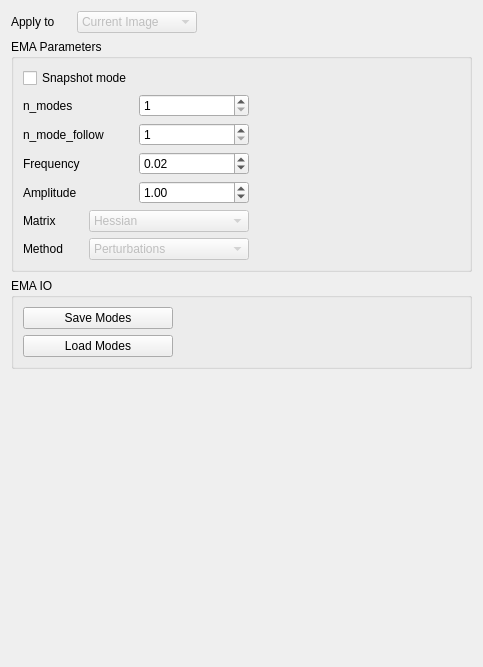
         <widget class="QWidget" name="page_5">
          <property name="geometry">
           <rect>
            <x>0</x>
            <y>0</y>
            <width>483</width>
            <height>667</height>
           </rect>
          </property>
          <attribute name="label">
           <string>EMA</string>
          </attribute>
          <layout class="QGridLayout" name="gridLayout_18">
           <item row="10" column="1">
            <spacer name="verticalSpacer_6">
             <property name="orientation">
              <enum>Qt::Vertical</enum>
             </property>
             <property name="sizeHint" stdset="0">
              <size>
               <width>20</width>
               <height>40</height>
              </size>
             </property>
            </spacer>
           </item>
           <item row="4" column="1">
            <widget class="QGroupBox" name="groupBox_8">
             <property name="title">
              <string>EMA IO</string>
             </property>
             <layout class="QGridLayout" name="gridLayout_30">
              <item row="2" column="0">
               <widget class="QPushButton" name="pushButton_LoadModes">
                <property name="text">
                 <string>Load Modes</string>
                </property>
               </widget>
              </item>
              <item row="0" column="1">
               <spacer name="horizontalSpacer_17">
                <property name="orientation">
                 <enum>Qt::Horizontal</enum>
                </property>
                <property name="sizeHint" stdset="0">
                 <size>
                  <width>40</width>
                  <height>20</height>
                 </size>
                </property>
               </spacer>
              </item>
              <item row="0" column="0">
               <widget class="QPushButton" name="pushButton_SaveModes">
                <property name="minimumSize">
                 <size>
                  <width>150</width>
                  <height>0</height>
                 </size>
                </property>
                <property name="text">
                 <string>Save Modes</string>
                </property>
               </widget>
              </item>
             </layout>
            </widget>
           </item>
           <item row="0" column="1">
            <layout class="QGridLayout" name="gridLayout_19">
             <item row="1" column="1">
              <widget class="QLabel" name="label_23">
               <property name="minimumSize">
                <size>
                 <width>60</width>
                 <height>0</height>
                </size>
               </property>
               <property name="text">
                <string>Apply to</string>
               </property>
              </widget>
             </item>
             <item row="1" column="2">
              <widget class="QComboBox" name="comboBox_EMA_ApplyTo">
               <property name="enabled">
                <bool>false</bool>
               </property>
               <property name="minimumSize">
                <size>
                 <width>120</width>
                 <height>0</height>
                </size>
               </property>
               <property name="currentText">
                <string>Current Image</string>
               </property>
               <item>
                <property name="text">
                 <string>Current Image</string>
                </property>
               </item>
               <item>
                <property name="text">
                 <string>All Images</string>
                </property>
               </item>
              </widget>
             </item>
             <item row="1" column="3">
              <spacer name="horizontalSpacer_16">
               <property name="orientation">
                <enum>Qt::Horizontal</enum>
               </property>
               <property name="sizeHint" stdset="0">
                <size>
                 <width>40</width>
                 <height>20</height>
                </size>
               </property>
              </spacer>
             </item>
            </layout>
           </item>
           <item row="1" column="1">
            <widget class="QGroupBox" name="groupBox_4">
             <property name="title">
              <string>EMA Parameters</string>
             </property>
             <layout class="QGridLayout" name="gridLayout_22">
              <item row="3" column="0">
               <layout class="QGridLayout" name="gridLayout_33">
                <item row="1" column="0">
                 <widget class="QLabel" name="label_14">
                  <property name="minimumSize">
                   <size>
                    <width>60</width>
                    <height>0</height>
                   </size>
                  </property>
                  <property name="text">
                   <string>Matrix</string>
                  </property>
                 </widget>
                </item>
                <item row="3" column="0">
                 <widget class="QLabel" name="label_15">
                  <property name="minimumSize">
                   <size>
                    <width>60</width>
                    <height>0</height>
                   </size>
                  </property>
                  <property name="text">
                   <string>Method</string>
                  </property>
                 </widget>
                </item>
                <item row="1" column="1">
                 <widget class="QComboBox" name="comboBox">
                  <property name="enabled">
                   <bool>false</bool>
                  </property>
                  <property name="minimumSize">
                   <size>
                    <width>160</width>
                    <height>0</height>
                   </size>
                  </property>
                  <item>
                   <property name="text">
                    <string>Hessian</string>
                   </property>
                  </item>
                  <item>
                   <property name="text">
                    <string>Dynamical Matrix</string>
                   </property>
                  </item>
                 </widget>
                </item>
                <item row="3" column="1">
                 <widget class="QComboBox" name="comboBox_2">
                  <property name="enabled">
                   <bool>false</bool>
                  </property>
                  <item>
                   <property name="text">
                    <string>Perturbations</string>
                   </property>
                  </item>
                  <item>
                   <property name="text">
                    <string>Mode following</string>
                   </property>
                  </item>
                 </widget>
                </item>
               </layout>
              </item>
              <item row="1" column="0">
               <layout class="QGridLayout" name="gridLayout_21">
                <item row="2" column="1">
                 <widget class="QSpinBox" name="spinBox_ema_n_modes">
                  <property name="minimum">
                   <number>1</number>
                  </property>
                  <property name="maximum">
                   <number>9999999</number>
                  </property>
                 </widget>
                </item>
                <item row="3" column="0">
                 <widget class="QLabel" name="label_111">
                  <property name="minimumSize">
                   <size>
                    <width>110</width>
                    <height>0</height>
                   </size>
                  </property>
                  <property name="text">
                   <string>n_mode_follow</string>
                  </property>
                 </widget>
                </item>
                <item row="3" column="1">
                 <widget class="QSpinBox" name="spinBox_ema_n_mode_follow">
                  <property name="minimum">
                   <number>1</number>
                  </property>
                  <property name="maximum">
                   <number>9999999</number>
                  </property>
                 </widget>
                </item>
                <item row="6" column="1">
                 <widget class="QDoubleSpinBox" name="doubleSpinBox_ema_amplitude">
                  <property name="minimum">
                   <double>0.100000000000000</double>
                  </property>
                  <property name="maximum">
                   <double>20.000000000000000</double>
                  </property>
                  <property name="singleStep">
                   <double>0.100000000000000</double>
                  </property>
                  <property name="value">
                   <double>1.000000000000000</double>
                  </property>
                 </widget>
                </item>
                <item row="5" column="0">
                 <widget class="QLabel" name="label_121">
                  <property name="text">
                   <string>Frequency</string>
                  </property>
                 </widget>
                </item>
                <item row="6" column="0">
                 <widget class="QLabel" name="label_13">
                  <property name="text">
                   <string>Amplitude</string>
                  </property>
                 </widget>
                </item>
                <item row="5" column="1">
                 <widget class="QDoubleSpinBox" name="doubleSpinBox_ema_frequency">
                  <property name="minimum">
                   <double>0.010000000000000</double>
                  </property>
                  <property name="maximum">
                   <double>1000.000000000000000</double>
                  </property>
                  <property name="singleStep">
                   <double>0.010000000000000</double>
                  </property>
                  <property name="value">
                   <double>0.020000000000000</double>
                  </property>
                 </widget>
                </item>
                <item row="2" column="0">
                 <widget class="QLabel" name="label_24">
                  <property name="text">
                   <string>n_modes</string>
                  </property>
                 </widget>
                </item>
               </layout>
              </item>
              <item row="1" column="1">
               <spacer name="horizontalSpacer_14">
                <property name="orientation">
                 <enum>Qt::Horizontal</enum>
                </property>
                <property name="sizeHint" stdset="0">
                 <size>
                  <width>40</width>
                  <height>20</height>
                 </size>
                </property>
               </spacer>
              </item>
              <item row="0" column="0">
               <widget class="QCheckBox" name="checkBox_snapshot_mode">
                <property name="text">
                 <string>Snapshot mode</string>
                </property>
               </widget>
              </item>
             </layout>
            </widget>
           </item>
          </layout>
         </widget>
